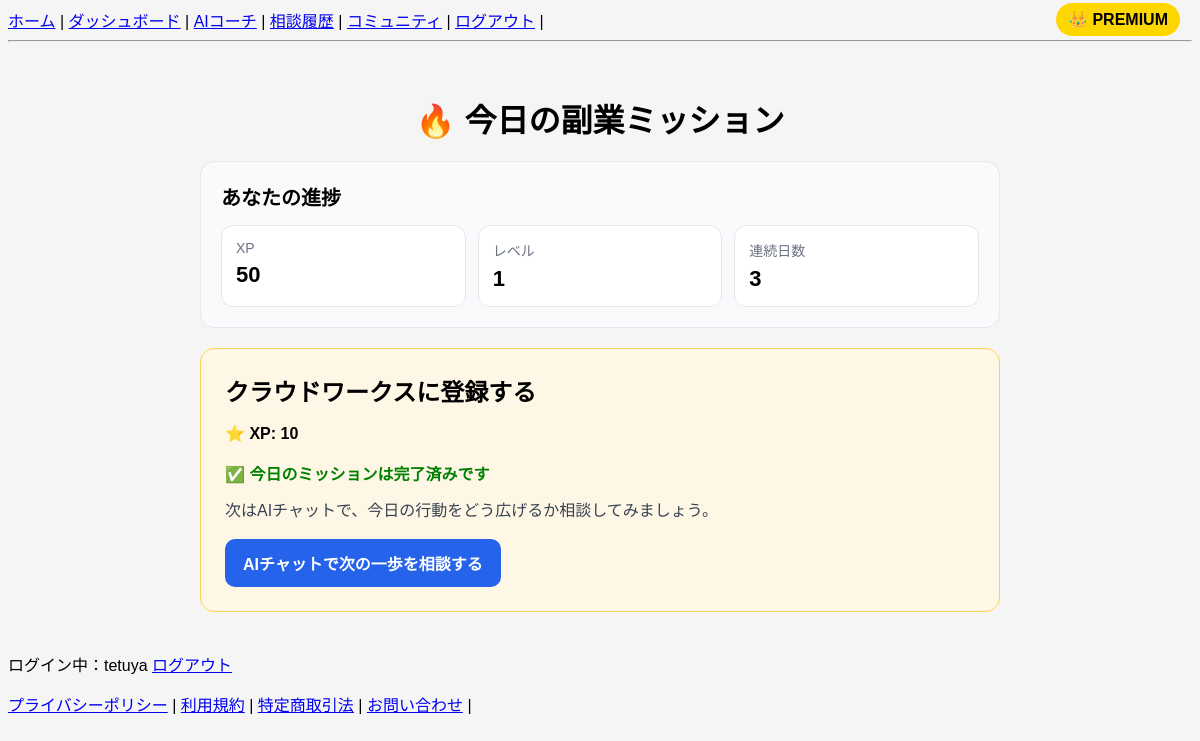
Before: /mission/ (signed in) with the older database file.
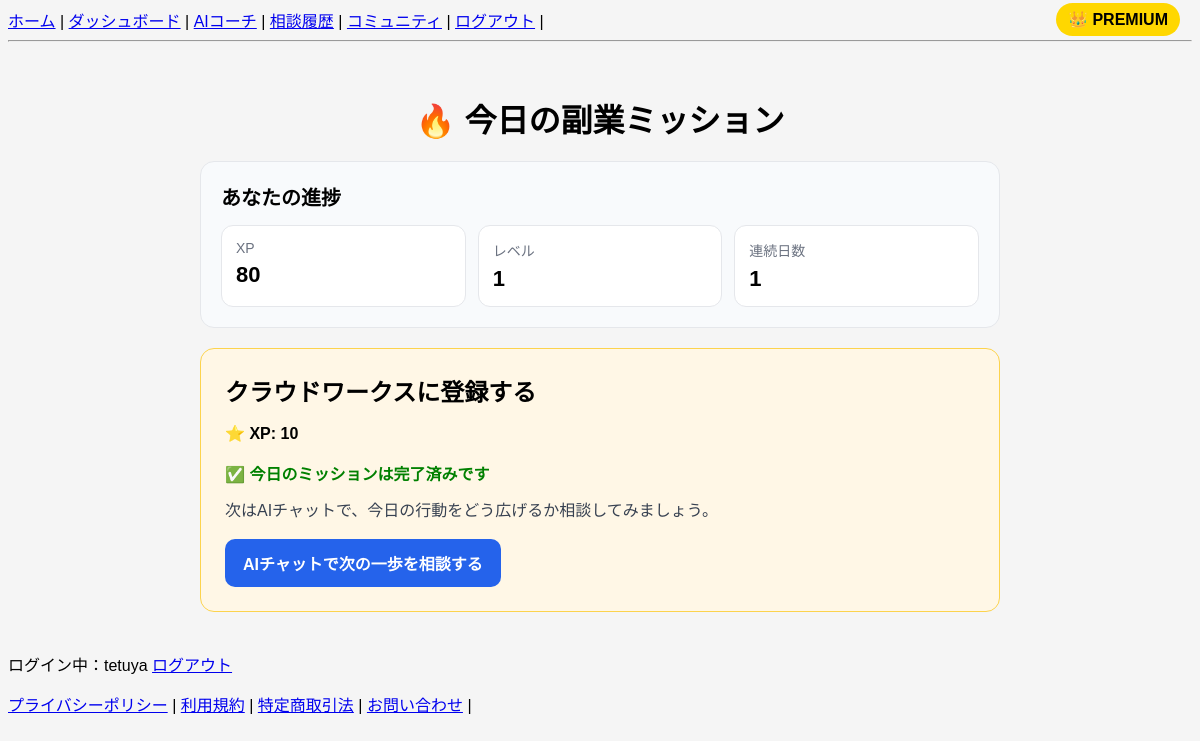
After: the same page with the newer database file.
### snippets/models.py (models this page shows, shortened)
class Profile(models.Model):
    user = models.OneToOneField(User, on_delete=models.CASCADE)
    sidejob_type = models.CharField(max_length=20, blank=True, default="seller")
    is_premium = models.BooleanField(default=False)
    xp = models.IntegerField(default=0)
    level = models.IntegerField(default=1)
    streak = models.IntegerField(default=0)
    last_login_date = models.DateField(null=True, blank=True)
    streak_freeze = models.BooleanField(default=False)
    ai_count = models.IntegerField(default=0)

### snippets/views/mission_views.py (the view, shortened to what this page needs)
# urls.py: path("mission/", mission, name="mission"),
@login_required
def mission(request):
    profile, _ = Profile.objects.get_or_create(user=request.user)
    today = timezone.localdate()
    user_type = profile.sidejob_type or "seller"
    missions = Mission.objects.filter(mission_type=user_type).order_by("id")
    if not missions.exists():
        return render(request, "snippets/mission.html", {
            "mission": None,
            "profile": profile,
            "user_mission": None,
        })
    mission_index = today.toordinal() % missions.count()
    mission_obj = missions[mission_index]
    user_mission, _ = UserMission.objects.get_or_create(
        user=request.user,
        mission=mission_obj,
        assigned_date=today,
    )
    return render(request, "snippets/mission.html", {
        "mission": mission_obj,
        "user_mission": user_mission,
        "profile": profile,
    })

### snippets/templates/snippets/mission.html (shortened to what this page needs)
{% extends "snippets/base.html" %}
{% block content %}
<div style="max-width: 800px; margin: 0 auto; padding: 24px;">
  <h1 style="margin-bottom: 20px;">🔥 今日の副業ミッション</h1>
  <div style="background:#f8fafc; border:1px solid #e5e7eb; border-radius:14px; padding:20px; margin-bottom:20px;">
    <h2 style="margin-top:0; margin-bottom:14px; font-size:20px;">あなたの進捗</h2>
    <div style="display:grid; grid-template-columns:repeat(auto-fit, minmax(160px, 1fr)); gap:12px;">
      <div style="background:white; border:1px solid #e5e7eb; border-radius:12px; padding:14px;">
        <p style="margin:0 0 6px 0; color:#6b7280; font-size:14px;">XP</p>
        <p style="margin:0; font-size:22px; font-weight:700;">{{ profile.xp }}</p>
      </div>
      <div style="background:white; border:1px solid #e5e7eb; border-radius:12px; padding:14px;">
        <p style="margin:0 0 6px 0; color:#6b7280; font-size:14px;">レベル</p>
        <p style="margin:0; font-size:22px; font-weight:700;">{{ profile.level }}</p>
      </div>
      <div style="background:white; border:1px solid #e5e7eb; border-radius:12px; padding:14px;">
        <p style="margin:0 0 6px 0; color:#6b7280; font-size:14px;">連続日数</p>
        <p style="margin:0; font-size:22px; font-weight:700;">{{ profile.streak }}</p>
      </div>
    </div>
  </div>
  {% if mission %}
    <div style="background:#fff7e6; padding:24px; border-radius:14px; border:1px solid #fcd34d;">
      <h2 style="margin-top:0; margin-bottom:12px;">{{ mission.title }}</h2>
      <p style="margin-bottom:18px; font-weight:700;">⭐ XP: {{ mission.xp }}</p>
      {% if user_mission and user_mission.completed %}
        <p style="color:green; font-weight:700; margin:0 0 12px 0;">✅ 今日のミッションは完了済みです</p>
        <p style="margin:0 0 14px 0; color:#374151; line-height:1.7;">
          次はAIチャットで、今日の行動をどう広げるか相談してみましょう。
        </p>
        <a
          href="{% url 'ai_chat' %}"
          style="display:inline-block; background:#2563eb; color:white; text-decoration:none; padding:12px 18px; border-radius:10px; font-weight:700;"
        >
          AIチャットで次の一歩を相談する
        </a>
      {% endif %}
    </div>
  {% else %}
    <div style="background:#f5f5f5; padding:20px; border-radius:10px;">
      <p style="margin:0;">今日のミッションはまだありません。</p>
    </div>
  {% endif %}
</div>
{% endblock %}

Changed rows visible on the page:
changed Profile: xp "50" → "80"; streak "3" → "1"
